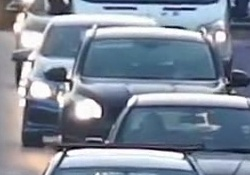
#> input picture violation_snaps/1783165098_01_17_reckless.jpg, 250 x 175 px
$ python -i frame_processor.py   (imports and definitions only)
#> lines starting #> are read from the running program, lines starting #| are printed output that depends on the picture
### shared/utils/logger.py
"""
ATMS Shared Utilities - Structured Logging
"""
import logging
import sys
from typing import Optional
import structlog
from pythonjsonlogger import jsonlogger


# [47 lines left out: function setup_logger, not called in this run]


def get_logger(name: Optional[str] = None) -> structlog.BoundLogger:
    """Get a logger instance"""
    return structlog.get_logger(name)

### services/ai-perception/src/preprocessing/frame_processor.py
"""
AI Perception Service - Frame Preprocessor
Week 2: Professional Image Preprocessing Pipeline
"""
import cv2
import numpy as np
from typing import Tuple, Optional
import sys
from pathlib import Path

# Add shared modules to path
sys.path.append(str(Path(__file__).parent.parent.parent.parent.parent))
from shared.utils.logger import get_logger

# [1 line that did not run here, left out]


class FrameProcessor:
    """
    Professional Frame Preprocessing Pipeline

    Features:
    - Multiple resize methods (letterbox, resize, crop)
    - Normalization
    - Color space conversion
    - Quality validation
    - Batch processing
    """

    def __init__(
        self,
        target_size: Tuple[int, int] = (640, 640),
        resize_method: str = "letterbox",
        normalize: bool = True,
        mean: Tuple[float, float, float] = (0.485, 0.456, 0.406),
        std: Tuple[float, float, float] = (0.229, 0.224, 0.225),
        bgr_to_rgb: bool = False
    ):
        """
        Initialize frame processor

        Args:
            target_size: Target image size (width, height)
            resize_method: Resize method (letterbox/resize/crop)
            normalize: Whether to normalize pixel values
            mean: Mean values for normalization
            std: Standard deviation for normalization
            bgr_to_rgb: Convert BGR to RGB
        """
        self.target_size = target_size
        self.resize_method = resize_method
        self.normalize = normalize
        self.mean = np.array(mean).reshape(1, 1, 3)
        self.std = np.array(std).reshape(1, 1, 3)
        self.bgr_to_rgb = bgr_to_rgb

        self.processed_count = 0

        self.logger = logger.bind(
            target_size=target_size,
            resize_method=resize_method
        )

    # [278 lines left out: functions process, _letterbox_resize, _center_crop, _normalize, denormalize, process_batch and 4 more, not called in this run]

>>> import cv2
>>> picture = cv2.imread('../../../../violation_snaps/1783165098_01_17_reckless.jpg', cv2.IMREAD_GRAYSCALE)
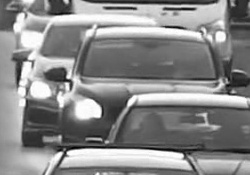
#> picture: shape (175, 250); min 2, max 255, mean 137.3
>>> result = FrameProcessor().process(picture)
#> (the run stopped early here; a loop or call above may not have finished)

$ run again, on violation_snaps/1783165102_01_29_reckless.jpg
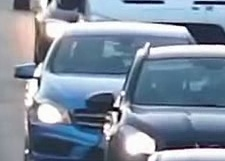
#> input picture violation_snaps/1783165102_01_29_reckless.jpg, 225 x 161 px
#> `picture = cv2.imread('../../../../violation_snaps/1783165098_01_17_rec..`:
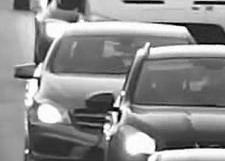
#> picture: shape (161, 225); min 0, max 255, mean 141.4

$ run again, on violation_snaps/1783165104_01_15_reckless.jpg
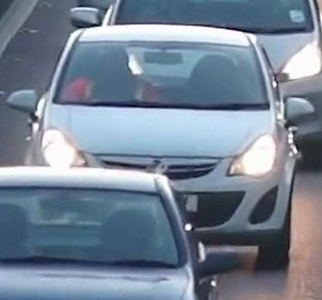
#> input picture violation_snaps/1783165104_01_15_reckless.jpg, 322 x 300 px
#> `picture = cv2.imread('../../../../violation_snaps/1783165098_01_17_rec..`:
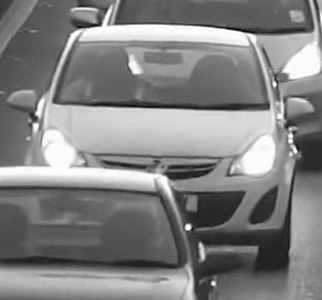
#> picture: shape (300, 322); min 0, max 255, mean 129.5

$ run again, on violation_snaps/1783165105_01_30_reckless.jpg
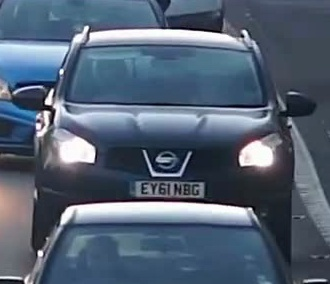
#> input picture violation_snaps/1783165105_01_30_reckless.jpg, 330 x 284 px
#> `picture = cv2.imread('../../../../violation_snaps/1783165098_01_17_rec..`:
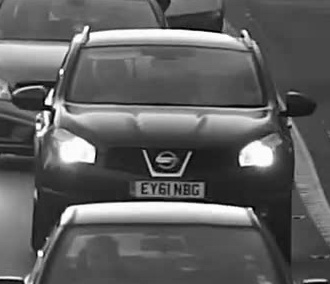
#> picture: shape (284, 330); min 0, max 255, mean 96.1
